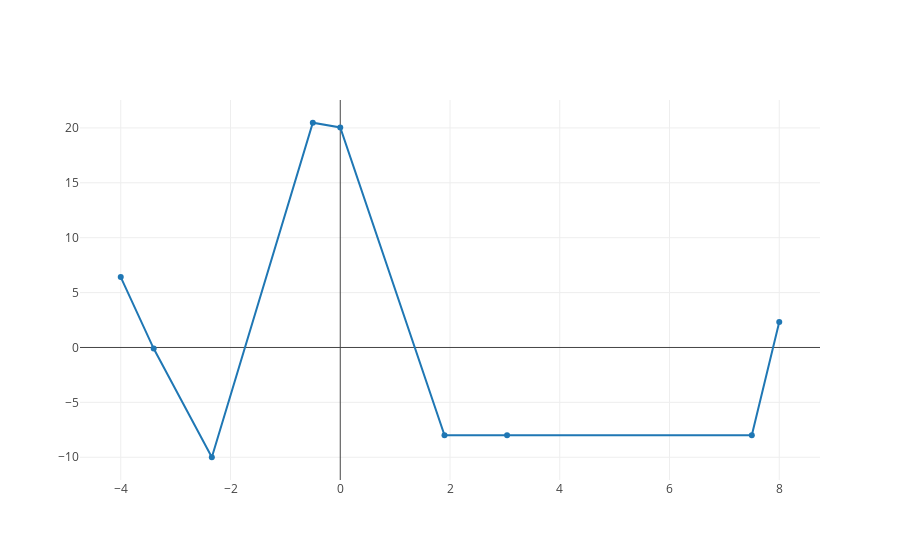

Here is the notebook cell this chart was saved with:
### Markdown cell above
## Defining Our Loss Function

### Code cell
x = np.array([-4, -3.4, -2.34, -.5, 0, 1.9, 3.04, 7.5, 8])
y = np.array([6.41, -.1, -10, 20.47, 20.04, -8, -8, -8, 2.32])

iplot(Figure(data = [Scatter(x= x, y=y)]))

### Figure 1 — Plotly figure (JSON) as saved in the notebook; plotly's stock layout.template omitted (floating-point values rounded to 4 significant figures)
{"data": [{"type": "scatter", "x": [-4, -3.4, -2.34, -0.5, 0, 1.9, 3.04, 7.5, 8], "y": [6.41, -0.1, -10, 20.47, 20.04, -8, -8, -8, 2.32]}], "layout": {}}
